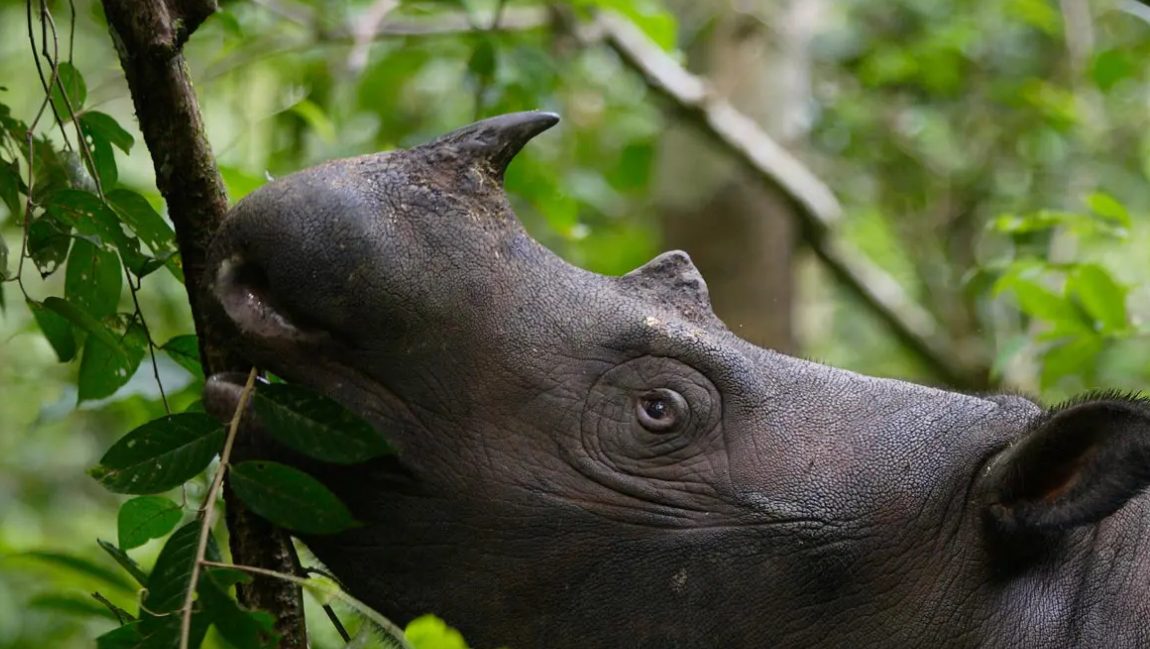
#> input picture 215-Sally-北京/week1/xiniu.png, 1150 x 649 px
$ python test_image_gray1.py
#> lines starting #> are read from the running program, lines starting #| are printed output that depends on the picture; after the words box and inside, x2 and y2 are one past the last pixel; in counts of white or black regions, pixels touching at a corner belong together
# -*- coding: utf-8 -*-

"""
彩色图像的灰度化、二值化
"""

from skimage.color import rgb2gray
import numpy as np
import matplotlib.pyplot as plt
from PIL import Image
import cv2

# 1. 灰度化
img = cv2.imread('xiniu.png')
#> img is the input picture: shape (649, 1150, 3); mean B, G, R 57.4, 91.1, 81.7

# 1.1 灰度化-手动
# 获取图片的height和width
h, w = img.shape[:2]
#> h = 649; w = 1150
# print(h, w) # 649 1150huiduhua

# 创建一张和当前图片大小一样的单通道图片
img_gray = np.zeros([h, w], img.dtype)

for i in range(h):
    for j in range(w):
        # 取出当前h和w中的BGR坐标
        m = img[i, j]

        # 将BGR坐标转化为gray坐标并赋值给新图像
        img_gray[i, j] = int(m[0]*0.11 + m[1]*0.59 + m[2]*0.3)
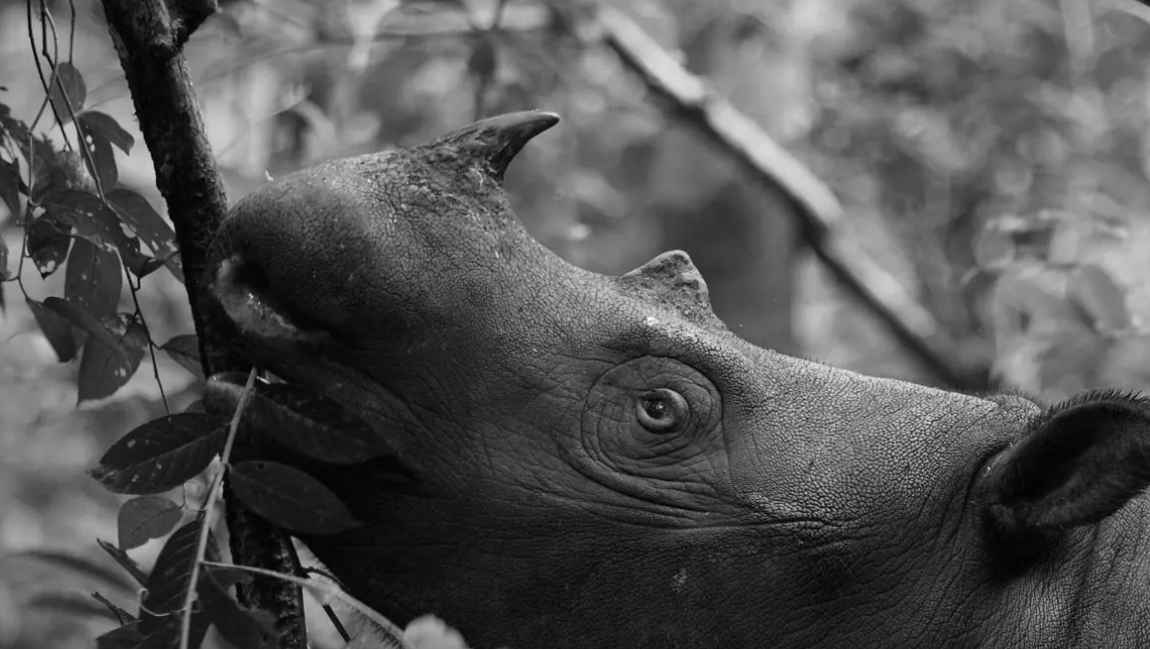
#> img_gray: shape (649, 1150); min 0, max 249, mean 84.1

# print(img_gray)
# print("image show gray: %s"%img_gray)
cv2.imshow("image show gray", img_gray)


plt.subplot(221)
img = plt.imread('xiniu.png')
#> img: shape (649, 1150, 4) float32
plt.imshow(img)
print("------demo image--------")
print(img)
#> (printed output is left out)

# 1.2 灰度化-调用函数
img = cv2.imread('xiniu.png')
img_gray = rgb2gray(img)
# img_gray = cv2.cvtColor(img.cv2.COLOR_BGR2GRAY)
# img_gray = img
plt.subplot(222)
plt.imshow(img_gray, cmap="gray")
print("--------image gray---------")
print(img_gray)
#> (printed output is left out)

# 2. 二值化
# 2.1 二值化-手动
rows, cols = img_gray.shape
#> rows = 649; cols = 1150
for i in range(rows):
    for j in range(cols):
        img_gray[i, j] = 0 if img_gray[i, j] <= 0.5 else 1
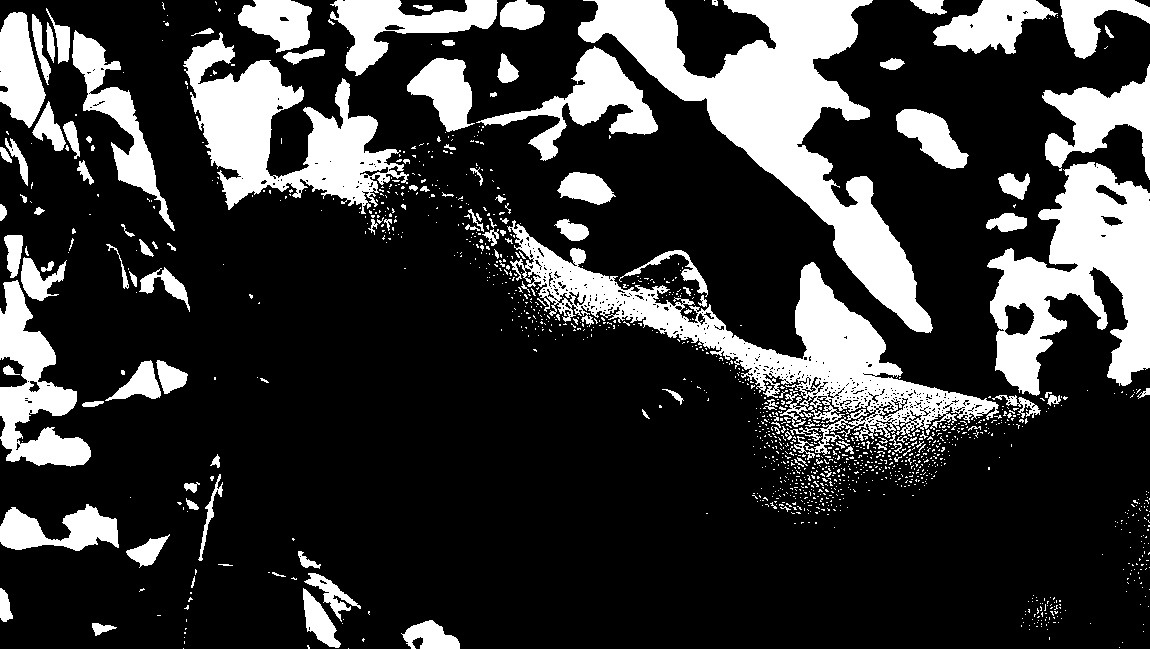
#> img_gray: shape (649, 1150) float64; values 0 (black) and 1 (white), 22.4% white; 1321 white regions (1193 under 20 px), largest, box (x1, y1, x2, y2) and area: (578, 0, 933, 333) 32419, (507, 220, 999, 455) 22992, (987, 162, 1150, 396) 19802
# cv2.imshow("img binary show", img_gray)

# 2.2 二值化-调用函数
img_binary = np.where(img_gray >= 0.5, 1, 0)
print("--------image binary---------")
print(img_binary)
#> (printed output is left out)
print(img_binary.shape)
#| (649, 1150)
cv2.imshow("img binary show", img_binary)

plt.subplot(223)
plt.imshow(img_binary, cmap='gray')
plt.show()
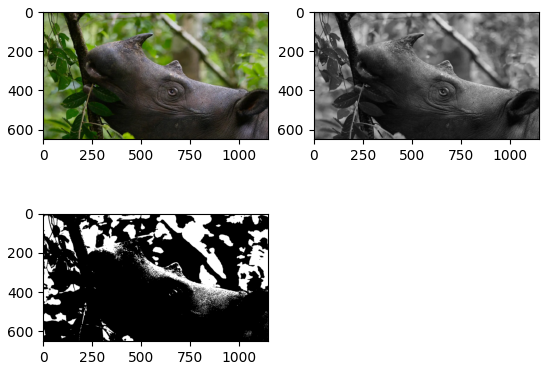
#> figure drawn by matplotlib, 3 panels
